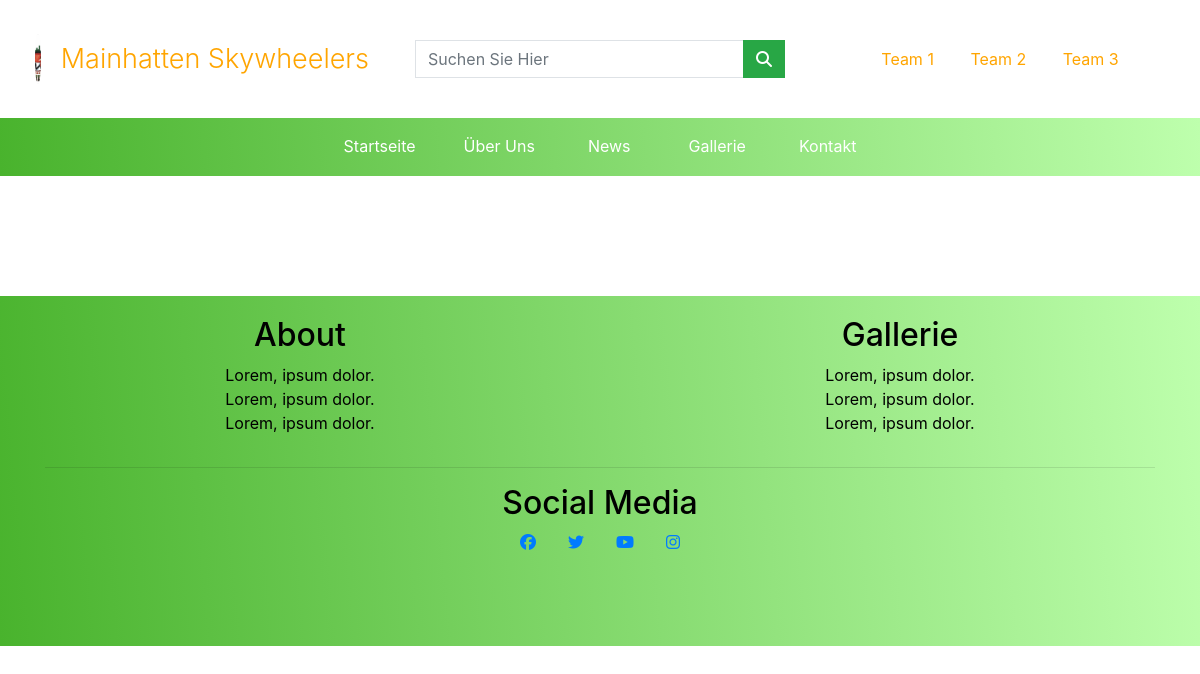
Before: /gallerie/erste-gallerie/ with the older database file.
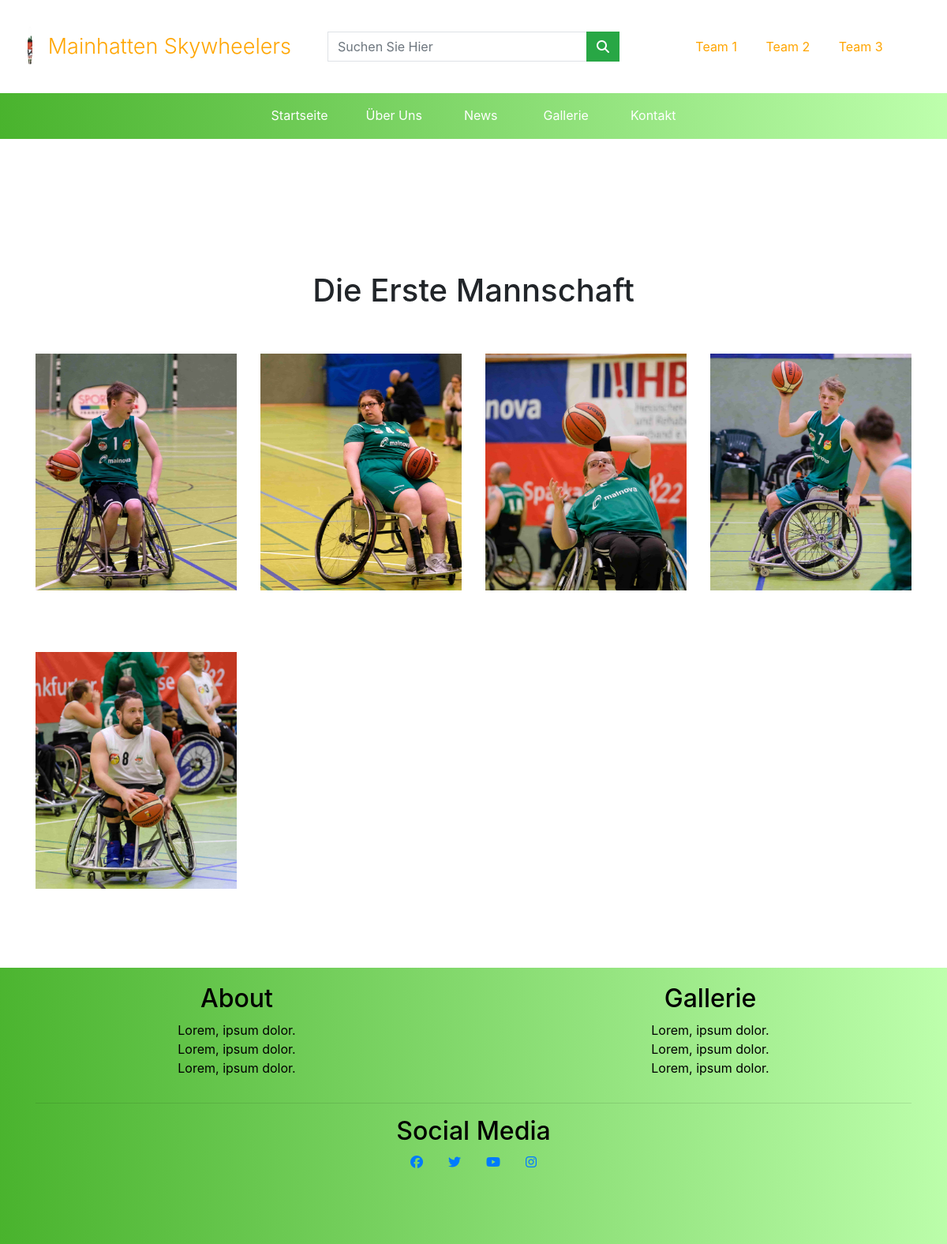
After: the same page with the newer database file.
### gallery/models.py (models this page shows)
class firstGalleryPageTitle(models.Model):
    page_title = models.CharField(max_length=254, null=False, blank=False, default='')

class firstGalleryPictures(models.Model):
    image_column_1 = models.ImageField(null=True, blank=True)
    image_column_2 = models.ImageField(null=True, blank=True)
    image_column_3 = models.ImageField(null=True, blank=True)
    image_column_4 = models.ImageField(null=True, blank=True)

### gallery/views.py (the view)
# urls.py: path('erste-gallerie/', views.firstGalleryPageView, name="first_gallery"),
def firstGalleryPageView(request):
    page_title = firstGalleryPageTitle.objects.all()
    first_gallery_pic = firstGalleryPictures.objects.all()
    context = {
        'gallery1_page_title': page_title,
        'first_gallery_pic': first_gallery_pic,
    }
    return render(request, 'gallery/gallery-1.html', context)

### gallery/templates/gallery/gallery-1.html (shortened to what this page needs)
{% extends 'base.html' %}
{% load static %}
{% block css %}<link rel="stylesheet" href="{% static 'gallery/gallery.css' %}">{% endblock %}
{% block content %}
<section class="gallery-section-1">
    {% for title in gallery1_page_title %}
    <div class="container">
        <div class="row">
            <div class="col-12 text-center mt-5">
                <h1>{{ title.page_title }}</h1>
            </div>
        </div>
    </div>
    {% endfor %}
    <div class="container">
        {% for image in first_gallery_pic %}
        <div class="row">
            {% if image.image_column_1 %}
            <div class="col-12 col-sm-6 col-md-3 mt-5">
                <a href="{{ image.image_column_1.url }}" data-lightbox="mygallery"><div class="gallery-pic" style="width: 100%; height: 300px; background-position: center; background-size: cover; background-repeat: no-repeat; background-image: url('{{ image.image_column_1.url }}');"></div></a>
            </div>
            {% endif %}
            {% if image.image_column_2 %}
            <div class="col-12 col-sm-6 col-md-3 mt-5">
                <a href="{{ image.image_column_2.url }}" data-lightbox="mygallery"><div class="gallery-pic" style="width: 100%; height: 300px; background-position: center; background-size: cover; background-repeat: no-repeat; background-image: url('{{ image.image_column_2.url }}');"></div></a>
            </div>
            {% endif %}
            {% if image.image_column_3 %}
            <div class="col-12 col-sm-6 col-md-3 mt-5">
                <a href="{{ image.image_column_3.url }}" data-lightbox="mygallery"><div class="gallery-pic" style="width: 100%; height: 300px; background-position: center; background-size: cover; background-repeat: no-repeat; background-image: url('{{ image.image_column_3.url }}');"></div></a>
            </div>
            {% endif %}
            {% if image.image_column_4 %}
            <div class="col-12 col-sm-6 col-md-3 mt-5">
                <a href="{{ image.image_column_4.url }}" data-lightbox="mygallery"><div class="gallery-pic" style="width: 100%; height: 300px; background-position: center; background-size: cover; background-repeat: no-repeat; background-image: url('{{ image.image_column_4.url }}');"></div></a>
            </div>
            {% endif %}
        </div>
        {% endfor %}
    </div>
</section>
{% endblock %}

### templates/base.html (shortened to what this page needs)
{% load static %}
<!DOCTYPE html>
<html lang="en">
<head>
    <link rel="stylesheet" href="https://stackpath.bootstrapcdn.com/bootstrap/4.5.0/css/bootstrap.min.css"
>
    <link rel="stylesheet" href="{% static 'css/base.css' %}">
    {% block css %}
    {% endblock %}
</head>
<body>
    <header>
        <nav>
            <div class="container-fluid">
                <div class="row py-4 d-flex justify-content-around align-items-center">
                    <div class="col-4 text-center">
                        <a href="/" class="brand-flex">
                            <div class="logo-picture"></div><span class="navbar-brand theNavbrand display-2 logo-font orange-text">Mainhatten
                                Skywheelers</span>
                        </a>
                    </div>
                    <div class="col-4 py-3 align-items-center">
                        <form action="" method="GET">
                            <div class="input-group w-100">
                                <input type="text" class="form-control border border-black rounded-0" name="q" placeholder="Suchen Sie Hier">
                                <div class="input-group-append">
                                    <button class="btn btn-success form-control-btn rounded-0" type="submit">
                                        <span class="icon">
                                            <i class="fas fa-search"></i>
                                        </span>
                                    </button>
                                </div>
                            </div>
                        </form>
                    </div>
                    <div class="col-md-4 py-3 text-center align-items-center team-nav-links">
                        <a href="" class="px-3 orange-text" rel="noopener noreferrer">
                            Team 1
                        </a>
                        <a href="" class="px-3 orange-text" rel="noopener noreferrer">
                            Team 2
                        </a>
                        <a href="" class="px-3 orange-text" rel="noopener noreferrer">
                            Team 3
                        </a>
                    </div>
                </div>
            </div>
            <div class="container-fluid navbar navbar-expand-md navbar-dark nav-green d-flex justify-content-center">
                <div class="row px-5">
                    <div class="collapse navbar-collapse" id="collapse_target">
                        <ul class="navbar-nav">
                            <li class="nav-item btnHover active px-3">
                                <a id="homepage" class="nav-link" href="/">Startseite</a>
                            </li>
                            <li class="nav-item px-3">
                                <a id="aboutPage" class="nav-link" href="{% url 'about' %}">Über Uns</a>
                            </li>
                            <div class="dropdown px-3">
                                <span class="btn dropdown-background dropdown" id="dropdownMenuButton"
                                    aria-haspopup="true" aria-expanded="false"><a href="{% url 'news_page' %}"
                                        class="dropdown-btn-style">News</a></span>
                            </div>
                            <div class="dropdown px-3">
                                <span class="btn dropdown-background dropdown" id="dropdownMenuButton"
                                    aria-haspopup="true" aria-expanded="false"><a href="{% url 'main_gallery' %}"
                                        class="dropdown-btn-style">Gallerie</a></span>
                            </div>
                            <li class="nav-item px-3">
                                <a id="contactPage" class="nav-link" href="/">Kontakt</a>
                            </li>
                        </ul>
                    </div>
                </div>
            </div>
        </nav>
    </header>
    <article>
        {% block content %}
        {% endblock %}
    </article>
	<footer>
		<div class="container-fluid">
			<div class="row justify-content-start">
				<div class="col-6">
					<div class="footer-title">
						<h2>About</h2>
						<ul class="footer-list">
							<li class="no-list-style"><a href="#" class="footer-link">Lorem, ipsum dolor.</a></li>
							<li class="no-list-style"><a href="#" class="footer-link">Lorem, ipsum dolor.</a></li">
							<li class="no-list-style"><a href="#" class="footer-link">Lorem, ipsum dolor.</a></li">
						</ul>
					</div>
				</div>
				<div class="col-6">
					<div class="footer-title">
						<h2>Gallerie</h2>
						<ul class="footer-list">
							<li class="no-list-style"><a href="#" class="footer-link">Lorem, ipsum dolor.</a></li>
							<li class="no-list-style"><a href="#" class="footer-link">Lorem, ipsum dolor.</a></li>
							<li class="no-list-style"><a href="#" class="footer-link">Lorem, ipsum dolor.</a></li>
						</ul>
					</div>
				</div>
			</div>
		</div>
		<div class="container">
			<hr>
			<div class="row justify-content-center">
				<h2>Social Media</h2>
			</div>
			<div class="row">
				<div class="col-12">
					<ul class="social-media-icons-footer">
						<li class="facebook-footer"><a href="http://www.facebook.com" target="_blank"><i
                                    class="fab fa-facebook"></i></a></li>
						<li class="twitter-footer"><a href="http://www.twitter.com" target="_blank"><i
                                    class="fab fa-twitter"></i></a></li>
						<li class="youtube-footer"><a href="http://www.youtube.com" target="_blank"><i
                                    class="fab fa-youtube"></i></a></li>
						<li class="instagram-footer"><a href="http://www.instagram.com" target="_blank"><i
                                    class="fab fa-instagram"></i></a></li>
					</ul>
				</div>
			</div>
		</div>
	</footer>
</body>
</html>

### static/css/base.css (style rules this page uses)
.nav-green { background-image: linear-gradient(265deg, #beffad, #49b32d); }
.logo-font { font-size: 20px; }
.team-nav-links { font-size: 12px; }
@media (min-width: 991px) { .logo-font { font-size: 27px; } }
@media (min-width: 991px) { .team-nav-links { font-size: 1em; } }
.nav-link { color: white !important; text-align: center; transition: .3s linear; }
.nav-link::after { content: ''; display: block; width: 0; border-bottom: 1px solid rgb(255, 215, 169); transition: width .3s; }
.brand-flex { display: flex; align-items: center; }
.logo-picture { display: inline-block; border-radius: 50%; width: 50px; height: 50px; margin: 0 20px; background-image: url("../images/Logo/SW-Logo.jpg"); background-position: center; background-size: cover; transition: .2s linear; }
.theNavbrand { display: inline-block; transition: .2s linear; }
.dropdown-btn-style { line-height: 1.7; text-align: center; color: white; background-color: transparent; transition: .3s linear; }
.dropdown-btn-style::after { content: ''; display: block; width: 0; border-bottom: 1px solid rgb(255, 215, 169); transition: width .3s; }
.navbar .dropdown-btn-style { background-color: transparent; }
.orange-text { color: orange; }
footer { width: 100%; height: 350px; background-image: linear-gradient(265deg, #beffad, #49b32d); color: black; }
.footer-title { padding-top: 20px; text-align: center; }
.no-list-style { list-style: none; }
.facebook-footer { list-style: none; color: black; }
.twitter-footer { list-style: none; color: black; }
.youtube-footer { list-style: none; color: black; }
.instagram-footer { list-style: none; color: black; }
.footer-list { padding: 0; }
.footer-link { color: black; text-decoration: none; margin: 10% 0; }
.social-media-icons-footer { padding: 0; display: flex; justify-content: center; align-content: space-around; }
.social-media-icons-footer li { padding: 0px 1em; }

### gallery/static/gallery/css/gallery.css (style rules this page uses)
.gallery-section-1 { margin-top: 120px; margin-bottom: 70px; }
.gallery-pic { transition: .5s; width: 100%; height: 300px; margin-bottom: 30px; background-position: center; background-size: contain; background-repeat: no-repeat; }

Changed rows visible on the page:
added firstGalleryPageTitle: page_title "Die Erste Mannschaft"
added firstGalleryPictures: image_column_1 (picture), image_column_2 (picture), image_column_3 (picture), image_column_4 (picture)
added firstGalleryPictures: image_column_1 (picture)
